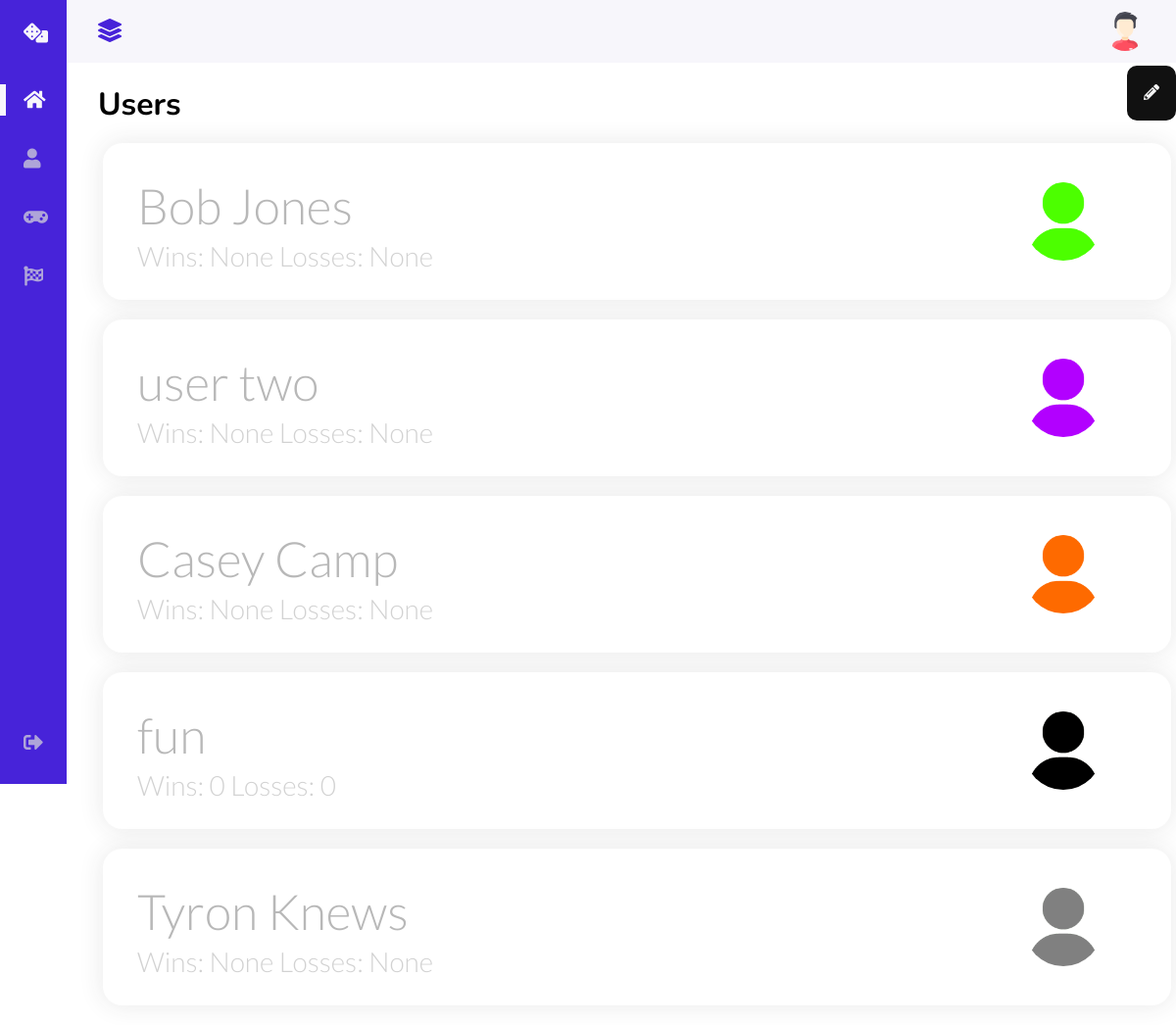
/admin_dashboard_users/, run on an earlier commit of the app's database.
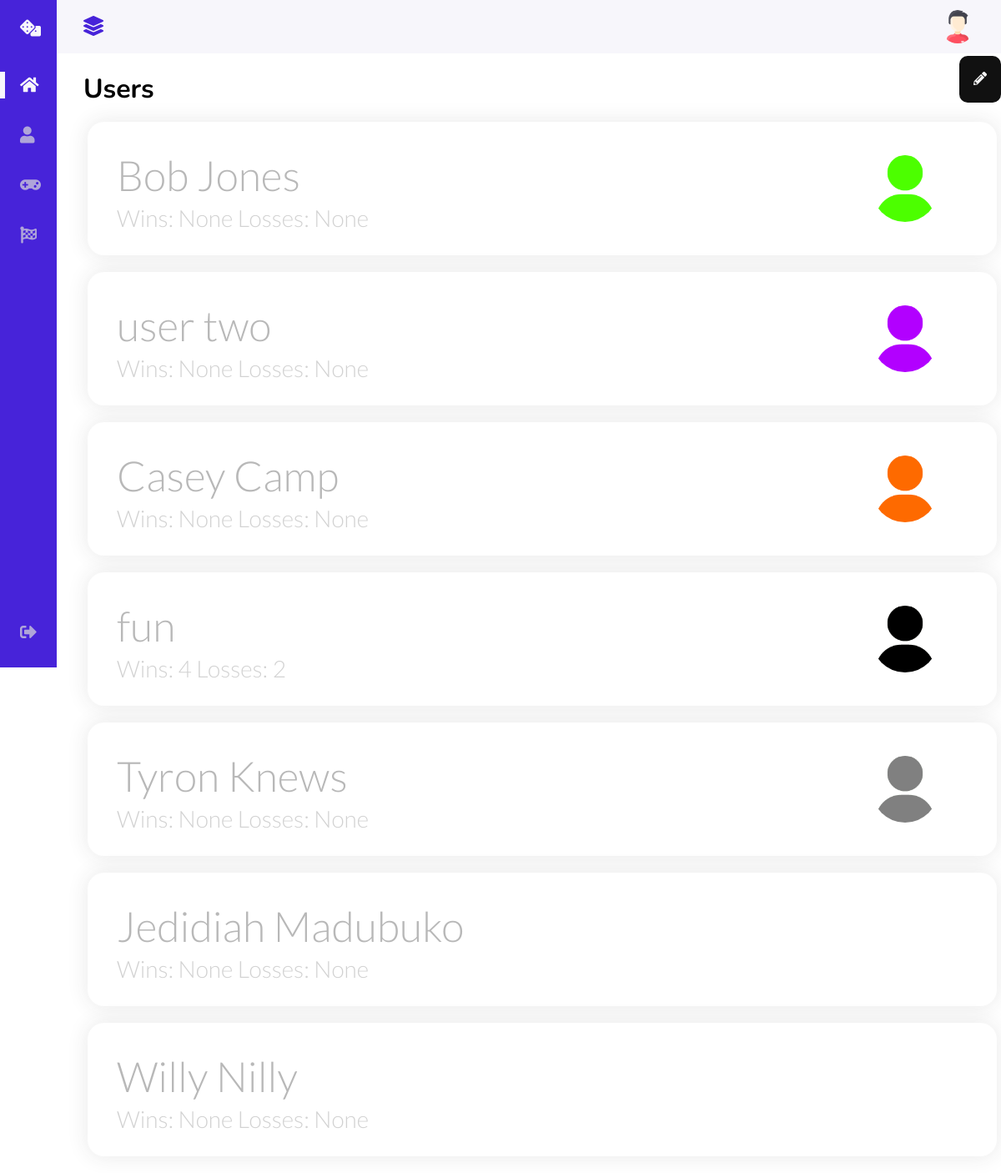
And on a later commit of the database.
### tables this page shows
CREATE TABLE Users (
                id INTEGER PRIMARY KEY AUTOINCREMENT,
                username TEXT,
                name TEXT,
                email TEXT,
                passwordhash TEXT,
                performanceRating INTEGER,
                wins INTEGER,
                losses INTEGER,
                totGamesPlayed INTEGER,
                icon TEXT
            );

### JedServer.py (the view)
@app.route("/admin_dashboard_users/", methods = ["GET"])
def get_admin_user():
    changedb = get_db()
    c = get_db().cursor()
    Users = dict()
    userlist = c.execute('SELECT id, name, wins, losses, icon FROM Users;').fetchall()
    i = 0
    for record in userlist:
        Users[i] = record
        i = i + 1
    changedb.commit()
    return render_template("admin_dash_user.html", Users = Users)

### JedServer.py (called while the page is built)
def get_db():
    db = getattr(g, '_database', None)
    if db is None:
        db = g._database = sqlite3.connect(dbpath)
    return db

@app.teardown_appcontext
def close_connection(exception):
    db = getattr(g, '_database', None)
    if db is not None:
        db.close()

### templates/admin_dash_user.html (shortened to what this page needs)
<!DOCTYPE html>
<html lang = "en">
    <head>
        <link rel = "stylesheet" href = "../static/styles/data_dash.css">
        <link rel = "stylesheet" href = "../static/styles/modal_create_user.css">
        <link rel = "stylesheet" href = "../static/styles/modal_edit_user.css">
        <link rel="stylesheet" href="https://cdnjs.cloudflare.com/ajax/libs/font-awesome/5.15.1/css/all.min.css">
    </head>
    <body id="body-pd">
        <header class="header" id="header">
            <div class="header__toggle">
                <i class='fas fa-layer-group' id="header-toggle"></i>
            </div>
            <div class="header__img">
                <img src="../static/avatar/001-man.png" alt="">
            </div>
        </header>
        <div class="l-navbar" id="nav-bar">
                <nav class="nav">
                    <div>
                        <a href="#" class="nav__logo">
                            <i class="fas fa-dice nav__logo-icon"></i>
                        </a>
                        <div class = "nav__list">
                            <a href="/admin_dashboard" class="nav__link active">
                            <i class="fas fa-home nav__icon"> </i>
                            </a>
                            <a href="/admin_dashboard_users" class="nav__link">
                                <i class="fas fa-user nav__icon"></i>
                            </a>
                            <a href="/admin_dashboard_games" class="nav__link">
                                <i class="fas fa-gamepad nav__icon"></i>
                            </a>
                            <a href="/admin_dashboard_matches" class="nav__link">
                                <i class="fas fa-flag-checkered nav__icon"></i>
                            </a>
                        </div>
                    </div>
                    <a href="/signin" class="nav__link">
                        <i class="fas fa-sign-out-alt nav__icon"></i>
                    </a>
            </nav>
        </div>
        <div>
            <div class = "section_header">
                <h1 class = "section_title"> Users </h1>
            <div class = "modal">
                <button id="edit-open-popup-btn" class = "edit-btn" style="float: right;">
                    <i class = "fas fa-pencil-alt"></i>
                </button>
                </div>
            </div>
            {% for i in Users.values() %}
            <span class = "card-wrapper">
                <div class="user-card">
                    <div class="float-right">
                        <img src = "../static/userIcon/{{i.4}}" alt="">
                    </div>
                    <h1> {{i.1}} </h1>
                    <p> Wins: {{i.2}} Losses: {{i.3}} </p>
                </div>
            </span>
        </div>
        {% endfor %}
    </body>
</html>

### static/styles/data_dash.css (style rules this page uses)
:root { --header-height: 3rem; --nav-width: 68px; --first-color: #4723D9; --first-color-light: #AFA5D9; --white-color: #F7F6FB; --blue-violet: #7a61b7; --blue-violet-light: #d0bdff; --body-font: 'Nunito', sans-serif; --normal-font-size: 1rem; --z-fixed: 100; }
*, *:before, *:after { box-sizing: border-box; }
a { text-decoration: none; }
.header { width: 100%; height: var(--header-height); position: fixed; top: 0; left: 0; display: flex; align-items: center; justify-content: space-between; padding: 0 1rem; background-color: var(--white-color); z-index: var(--z-fixed); transition: .5s; }
.header__toggle { color: var(--first-color); font-size: 1.5rem; cursor: pointer; }
.header__img { width: 35px; height: 35px; display: flex; justify-content: center; border-radius: 50%; overflow: hidden; }
.header__img img { width: 40px; }
.l-navbar { position: fixed; top: 0; left: -30%; width: var(--nav-width); height: 100vh; background-color: var(--first-color); padding: .5rem 1rem 0 0; transition: .5s; z-index: var(--z-fixed); }
.nav { height: 100%; display: flex; flex-direction: column; justify-content: space-between; overflow: hidden; }
.nav__logo, .nav__link { display: grid; grid-template-columns: max-content max-content; align-items: center; column-gap: 1rem; padding: .5rem 0 .5rem 1.5rem; }
.nav__logo { margin-bottom: 2rem; }
.nav__logo-icon { font-size: 1.25rem; color: var(--white-color); }
.nav__link { position: relative; color: var(--first-color-light); margin-bottom: 1.5rem; transition: .3s; }
.nav__icon { font-size: 1.25rem; }
.active { color: var(--white-color); }
.active::before { content: ''; position: absolute; left: 0; width: 6px; height: 32px; background-color: var(--white-color); }
@media screen and (min-width: 768px) { body { margin: calc(var(--header-height) + 1rem) 0 0 0; padding-left: calc(var(--nav-width) + 2rem); } }
@media screen and (min-width: 768px) { .header { height: calc(var(--header-height) + 1rem); padding: 0 2rem 0 calc(var(--nav-width) + 2rem); } }
@media screen and (min-width: 768px) { .header__img { width: 40px; height: 40px; } }
@media screen and (min-width: 768px) { .header__img img { width: 45px; } }
@media screen and (min-width: 768px) { .l-navbar { left: 0; padding: 1rem 1rem 0 0; } }
.section_header { display: flex; align-items: center; justify-content: space-between; width: 1100px; }
.section_title { font-family: 'Nunito', sans-serif; display: flex; justify-content: start; margin-bottom: 0.5rem; }
.card-wrapper { margin-top:-10px; margin-bottom:-20px; display: flex; flex-direction: row; flex-wrap: wrap; justify-content: left; align-items: center; transition: 1s; }
.user-card { margin: 20px 5px; border-radius: 20px; display: inline-block; position: relative; overflow: hidden; width: 1100px; height: 160px; background: white; box-shadow: 0px 0px 25px 1px rgba(50, 50, 50, 0.1); animation: appear 500ms ease-out forwards; transition: 1s; text-align: center; }
.user-card h1 { position: absolute; font-family: 'Lato', sans-serif; font-weight: 300; font-size: 50px; color: #b8b8b8; left: 35px; opacity: 100; }
.user-card p { position: absolute; font-family: 'Lato', sans-serif; font-weight: 300; font-size: 28px; color: #d2d2d2; bottom: 0; left: 35px; transition: translatex(150px); }
.float-right { width: 80px; height: 80px; display: flex; position: relative; justify-content: center; border-radius: 50%; overflow: hidden; float: right; margin-top: 40px; margin-right: 70px; }
.float-right img { max-width: 80px; height: auto; }

### static/styles/modal_edit_user.css (style rules this page uses)
.edit-btn { padding:15px 15px; background:#111; color:#f5f5f5; border:2px solid #111; font-size:16px; font-weight:600; outline:none; border-radius:10px; cursor:pointer; transition: all 300ms ease-in-out; display: block; font-family: 'Nunito', sans-serif; }
.edit-btn { padding:15px 15px; background:#111; color:#f5f5f5; border:2px solid #111; font-size:16px; font-weight:600; outline:none; border-radius:10px; cursor:pointer; transition: all 300ms ease-in-out; display: block; font-family: 'Nunito', sans-serif; margin-bottom: 10px; margin-top: 0px; margin-left: 30px; }

What changed in the data, as far as the page shows it:
changed Users "fun": wins "0" → "4"; losses "0" → "2"
added Users: name "Jedidiah Madubuko", i "None"
added Users: name "Willy Nilly", i "None"
